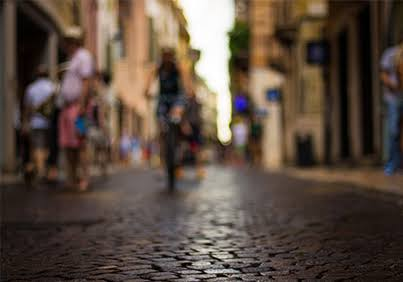
#> input picture 3.Hafta/input.jpg, 403 x 282 px
$ python task5_medyan_filtresi.py
#> lines starting #> are read from the running program, lines starting #| are printed output that depends on the picture
import cv2
import numpy as np

img = cv2.imread("input.jpg", cv2.IMREAD_GRAYSCALE)
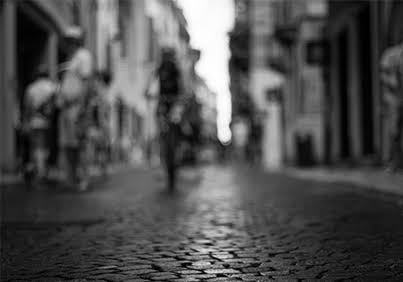
#> img: shape (282, 403); min 0, max 255, mean 78.5
if img is None:
    raise FileNotFoundError("input.jpg bulunamadı!")

h, w = img.shape
#> h = 282; w = 403
total_pixels = h * w
#> total_pixels = 113646

# 1. Salt-and-Pepper (Tuz ve Biber) gürültüsü üret
sp_noisy_img = img.copy()
salt_pepper_ratio = 0.05
num_noise = int(salt_pepper_ratio * total_pixels)
#> num_noise = 5682

# Tuz (Beyaz noktalar)
coords_salt = [np.random.randint(0, i, num_noise // 2) for i in img.shape]
sp_noisy_img[tuple(coords_salt)] = 255

# Biber (Siyah noktalar)
coords_pepper = [np.random.randint(0, i, num_noise // 2) for i in img.shape]
sp_noisy_img[tuple(coords_pepper)] = 0
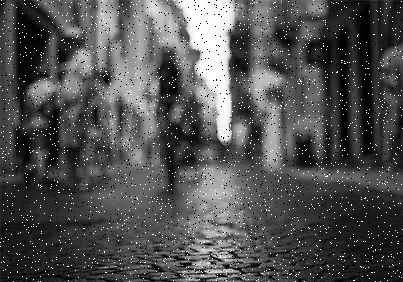
#> sp_noisy_img: shape (282, 403); min 0, max 255, mean 80.8

cv2.imwrite("cikti_task5_salt_pepper_gurultulu.jpg", sp_noisy_img)

# 2. OpenCV hazır medyan filtresi (5x5)
median_hazir = cv2.medianBlur(sp_noisy_img, ksize=5)
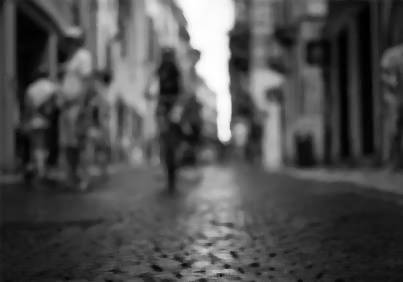
#> median_hazir: shape (282, 403); min 0, max 255, mean 78.7
cv2.imwrite("cikti_task5_medyan_hazir.jpg", median_hazir)

# 3. Manuel 5x5 Medyan Filtresi
padded_sp = np.pad(sp_noisy_img, pad_width=2, mode='edge')
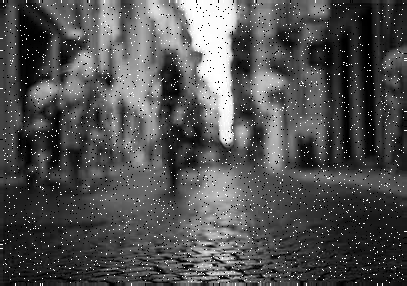
#> padded_sp: shape (286, 407); min 0, max 255, mean 80.6
median_manuel = np.zeros((h, w), dtype=np.uint8)

for r in range(h):
    for c in range(w):
        # 5x5 penceredeki 25 değeri al ve sırala
        pencere = padded_sp[r : r + 5, c : c + 5].flatten()
        pencere.sort()
        # Ortadaki değer medyan (12. indeks)
        median_manuel[r, c] = pencere[12]

cv2.imwrite("cikti_task5_medyan_manuel.jpg", median_manuel)
print("Task 5 tamamlandı: 'cikti_task5_medyan_hazir.jpg' ve 'cikti_task5_medyan_manuel.jpg' kaydedildi.")
